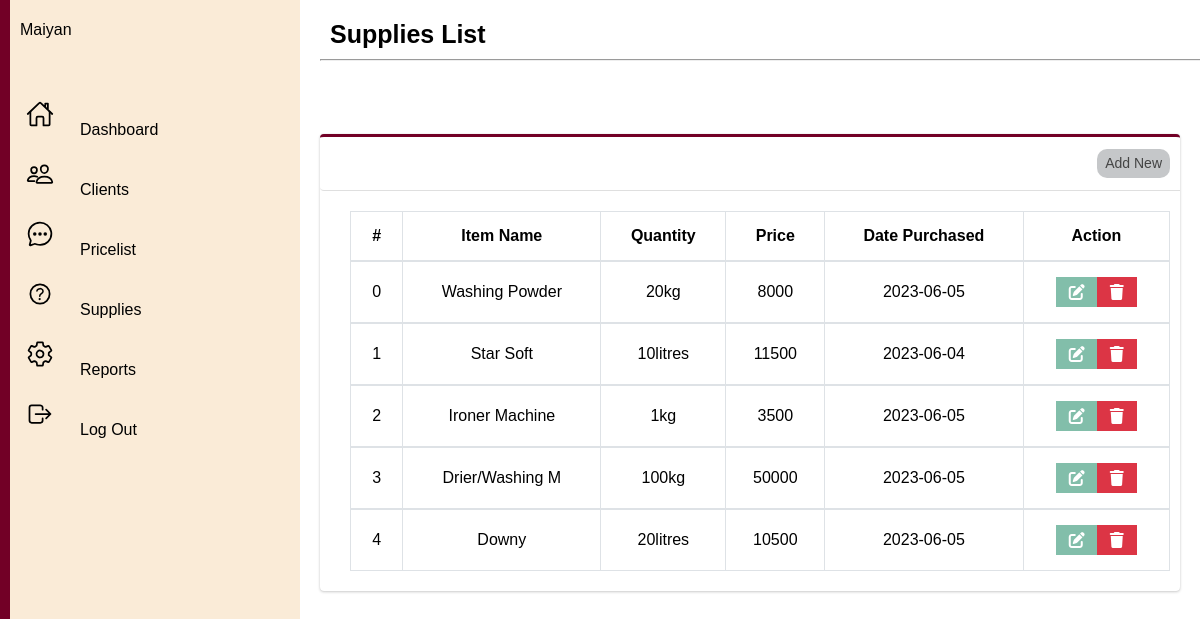
The page /supplies.php on the database its author committed.
### tables this page shows
CREATE TABLE `supplies` (
  `itemID` int(8) NOT NULL COMMENT 'primary key',
  `name` varchar(15) NOT NULL COMMENT 'name of supply',
  `quantity` varchar(15) NOT NULL COMMENT 'available quantity in kgs',
  `price` int(11) NOT NULL,
  `date_purchased` date NOT NULL DEFAULT current_timestamp()
);

### supplies.php (the view, shortened to what this page needs)
<?php
require 'config.php';
?>
<html lang="en">
<head>
    <link rel="stylesheet" href="Assets/dashboard.css" />
</head>
<body>
    <?php include 'sidebar.php'?>
    <div class="main">
        <h1 class="page-title">Supplies List</h1>
        <hr class="line">
        <div class="table-container">
            <div class="mycol">
                <div class="card-1 card-outline card-primary">
                    <div class="card-header-1">
                        <div class="card-item">
                            <a href="addsupply.php" class="addbtn">Add New</a>
                        </div>
                    </div>
                        <div class="card-body-1">
                            <div class="mini-wrapper">
                                <div class="row-1">
                                    <div class="table col">
                                        <table class="mytable">
                                            <thead>
                                                <tr>
                                                    <th class="rhead">#</th>
                                                    <th class="rhead">Item Name</th>
                                                    <th class="rhead">Quantity</th>
                                                    <th class="rhead">Price</th>
                                                    <th class="rhead">Date Purchased</th>
                                                    <th class="rhead">Action</th>
                                                </tr>
                                            </thead>
                                            <tbody>
                                                <?php
                                                $i = 0;
                                                $query = $con->query("SELECT * FROM supplies order by itemID DESC");
                                                while($row = $query->fetch_assoc()):
                                                ?>
                                                <tr>
                                                    <td class="rbody"><?php echo $i++; ?></td>
                                                    <td class="rbody"><?php echo ucwords($row['name']); ?></td>
                                                    <td class="rbody"><?php echo $row['quantity']; ?></td>
                                                    <td class="rbody"><?php echo $row['price'];; ?></td>
                                                    <td class="rbody"><?php echo $row['date_purchased'];; ?></td>
                                                    <td class="rbody">
                                                        <div class="btn-group">
                                                            <a href="edit_supply.php?&edit_id=<?php echo $row['itemID'] ?>"class="btn-main btn-edit">
                                                                <i class="fas fa-edit"></i>
                                                            </a>
                                                            <a href="delete_supply.php?&del_id=<?php echo $row['itemID']?>"class="btn-main btn-del">
                                                                <i class="fas fa-trash"></i>
                                                            </a>
                                                        </div>
                                                    </td>
                                                </tr>
                                                <?php endwhile;?>
                                            </tbody>
                                        </table>
                                    </div>
                                </div>
                            </div>
                        </div>
                </div>
            </div>
        </div>
    </div>
</body>
</html>

### sidebar.php (shortened to what this page needs)
<div class="container">
    <div class="navigation">
    <ul>
        <li>
        <a href="#">
            <span class="title">Maiyan</span>
        </a>
        </li>
        <li>
        <a href="adminn.php">
            <span class="icon"
            ><ion-icon name="home-outline"></ion-icon
            ></span>
            <span class="title">Dashboard</span>
        </a>
        </li>
        <li>
        <a href="client.php">
            <span class="icon"
            ><ion-icon name="people-outline"></ion-icon
            ></span>
            <span class="title">Clients</span>
        </a>
        </li>
        <li>
        <a href="pricelist.php">
            <span class="icon"
            ><ion-icon name="chatbubble-ellipses-outline"></ion-icon
            ></span>
            <span class="title">Pricelist</span>
        </a>
        </li>
        <li>
        <a href="supplies.php">
            <span class="icon"
            ><ion-icon name="help-circle-outline"></ion-icon
            ></span>
            <span class="title">Supplies</span>
        </a>
        </li>
        <li>
        <a href="reports.php">
            <span class="icon"
            ><ion-icon name="settings-outline"></ion-icon
            ></span>
            <span class="title">Reports</span>
        </a>
        </li>
        <li>
        <a href="logout.php">
            <span class="icon"
            ><ion-icon name="log-out-outline"></ion-icon
            ></span>
            <span class="title">Log Out</span>
        </a>
        </li>
    </ul>
    </div>
</div>

### Assets/dashboard.css (style rules this page uses)
* { margin: 0; padding: 0; box-sizing: border-box; font-family: "Heebo", sans-serif; text-decoration: none; }
:root { --red: #720026; --white: #fff; --grey: #f5f5f5; --black1: #333; --black2: #999; }
.container { position: relative; width: 100%; }
.navigation { position: fixed; width: 300px; height: 100%; background: antiquewhite; border-left: 10px solid var(--red); transition: 0.5s; overflow: hidden; }
.navigation ul { position: absolute; top: 0; left: 0; width: 100%; }
.navigation ul li { position: relative; width: 100%; list-style: none; border-top-left-radius: 30px; border-bottom-left-radius: 30px; }
.navigation ul li:nth-child(1) { margin-bottom: 40px; pointer-events: none; }
.navigation ul li a { position: relative; display: block; width: 100%; display: flex; text-decoration: none; color: black; }
.navigation ul li a .icon { position: relative; display: block; min-width: 60px; height: 40px; line-height: 70px; text-align: center; }
.navigation ul li a .icon ion-icon { font-size: 1.75em; }
.navigation ul li a .title { position: relative; display: block; padding: 0 10px; height: 60px; line-height: 60px; text-align: start; white-space: nowrap; }
.main { position: absolute; width: calc(100% - 300px); left: 300px; min-height: 100vh; background: var(--white); transition: 0.5s; }
* { margin: 0; padding:0; box-sizing: border-box; }
.Container { width: 85%; margin: 0 auto; }
.Container { width: 100%; margin: 0 auto; }
.col { flex-basis: 50%; min-width: 300px; }
body { background-color: antiquewhite; }
* { margin: 0px; padding: 0px; box-sizing: border-box; font-family: sans-serif; }
.page-title { margin-left: 20px; margin-top: 10px; padding: 10px; font-size: 25px; }
.line { height: 1px; width: 100%; position: absolute; font-size: 50px; margin-left: 20px; margin-right: auto; }
.table-container { width: 100%; position: relative; padding-left: 10px; padding-right: 10px; margin-left: auto; margin-right: auto; top: 75px; }
.mycol { position: relative; width: 100%; padding-left: 10px; padding-right: 10px; max-width: 100%; }
.card-1 { position: relative; display: flex; flex-direction: column; min-width: 0; word-wrap: break-word; background-color: #fff; background-clip: border-box; border: 0 solid rgba(0,0,0,.125); border-radius: 0.25rem; box-shadow: 0 0 1px rgba(0,0,0,.125), 0 1px 3px rgba(0, 0, 0, .2); margin-bottom: 1rem; }
.card-primary.card-outline { border-top: 3px solid #720026; }
.card-header-1 { background-color: transparent; border-bottom: 1px solid rgba(0,0,0,.125); padding: 0.75rem 1.25rem; position: relative; border-top-left-radius: 0.25rem; border-bottom-left-radius: 0.25rem; margin-bottom: 0; }
.card-header-1 > .card-item { float: right; margin-right: -0.625rem; }
.addbtn { display: block; text-decoration: none; width: 100%; cursor: pointer; border-radius: 10px; padding: 0.25rem 0.5rem; border-width: 1px; box-shadow: none; background-color: #c5c7c9; color: #444; font-size: .875rem; line-height: 1.5; border-color: #720026; user-select: none; transition: color .15s ease-in-out, background-color .15s ease-in-out, border-color .15s ease-in-out; }
.card-body-1 { flex: 1 1 auto; min-height: 1px; padding: 1.25rem; }
.mini-wrapper { width: 100%; }
.row-1 { display: flex; width: 100%; flex-wrap: wrap; flex-direction: column; margin-left: 10px; margin-right: 10px; }
.mytable { width: 100%; border-spacing: 0; }
.rhead:first-child, .rbody:first-child { border-left: 1px solid #dee2e6; }
.rhead, .rbody { text-align: center; padding: 15px; border-bottom: 1px solid #dee2e6; border-top: 1px solid #dee2e6; border-right: 1px solid #dee2e6; }
.btn-group { position: relative; display: inline-flex; vertical-align: middle; }
.btn-main { display: inline-block; font-weight: 400; text-align: center; vertical-align: middle; user-select: none; border: 1px solid transparent; padding: 0.375rem 0.75rem; font-size: 1rem; line-height: 1.5; transition: color .15s ease-in-out, background-color .15s ease-in-out, border-color .15s ease-in-out, box-shadow .15s ease-in-out; }
.btn-edit { position: relative; flex: 1 1 auto; cursor: pointer; border-radius: 0; border-width: 1px; box-shadow: none; color: #fff; background-color: rgb(130, 190, 170); border-color: rgb(130, 190, 170); text-decoration: none; }
.btn-del { position: relative; flex: 1 1 auto; margin-left: -1px; cursor: pointer; border-radius: 0; border-width: 1px; box-shadow: none; color: #fff; background-color: #dc3545; border-color: #dc3545; }

### rows shown on the page
supplies: name "Washing Powder", quantity "20kg", price "8000", date_purchased "2023-06-05"
supplies: name "Star Soft", quantity "10litres", price "11500", date_purchased "2023-06-04"
supplies: name "Ironer Machine", quantity "1kg", price "3500", date_purchased "2023-06-05"
supplies: name "Drier/Washing M", quantity "100kg", price "50000", date_purchased "2023-06-05"
supplies: name "Downy", quantity "20litres", price "10500", date_purchased "2023-06-05"
